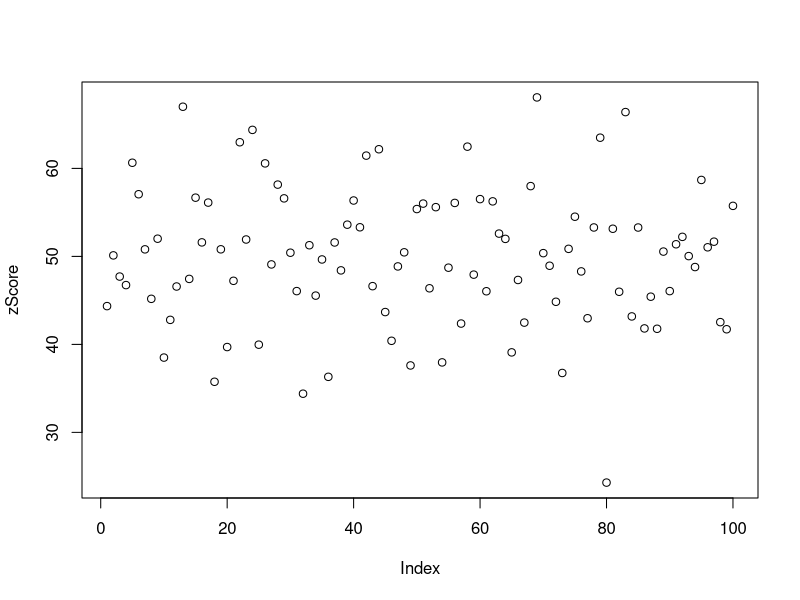
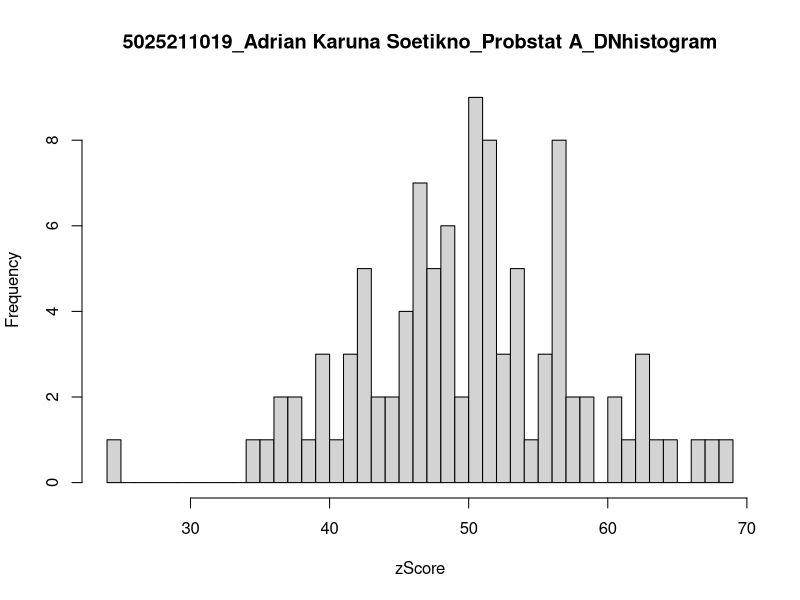

Source code (R) for these figures, in order:
#6. Diketahui generate random nilai sebanyak 100 data, mean = 50, sd = 8. Tentukan

#a. Fungsi Probabilitas dari Distribusi Normal P(X1 ≤ x ≤ X2), hitung Z-Score Nya dan plot data generate randomnya dalam bentuk grafik. Petunjuk(gunakan fungsi plot()).
#Keterangan :
# X1 = Dibawah rata-rata
#X2 = Diatas rata-rata
#Contoh data :
#  1,2,4,2,6,3,10,11,5,3,6,8
#rata-rata = 5.083333
#X1 = 5
#X2 = 6

n <- 100
mean <- 50
sd <- 8

zScore = rnorm(n, mean, sd)
zScore
plot (zScore)

#b. Generate Histogram dari Distribusi Normal dengan breaks 50 dan format penamaan: 
#NRP_Nama_Probstat_{Nama Kelas}_DNhistogram
#Contoh :
#312312312_Rola_Probstat_A_DNhistogram

hist(zScore, 
     breaks = 50,
     main="5025211019_Adrian Karuna Soetikno_Probstat A_DNhistogram")
     
#c. Nilai Varian (σ²) dari hasil generate random nilai Distribusi Normal.

